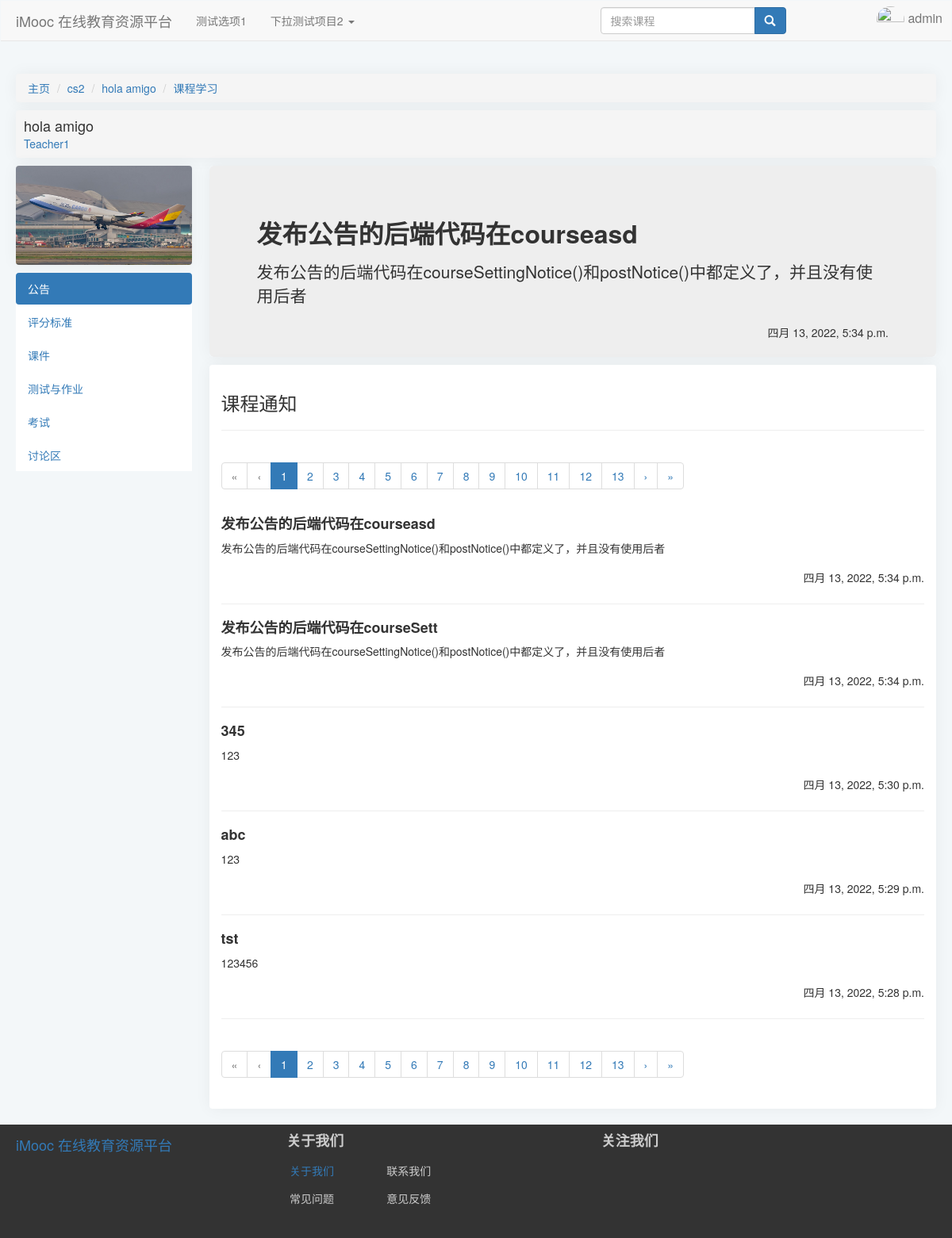
/course/3/learn/Notice (signed in), run on the app's committed database.
### index/models.py (models this page shows, shortened)
class CourseCategory(models.Model):
    CategoryID = models.AutoField(primary_key=True, verbose_name="分类编号")
    CategoryName = models.CharField(verbose_name="分类名", max_length=64)
    Is_Root = models.BooleanField(verbose_name="根分类", default=True, editable=False)
    DisplayOrder = models.PositiveIntegerField(verbose_name="显示顺序", default=1)
    ParentID = models.ForeignKey(
        "self",
        on_delete=models.CASCADE,
        limit_choices_to={"Is_Root": 1},
        null=True,
        blank=True,
    )
    def __str__(self) -> str:
        return self.CategoryName
    class Meta:
        ordering = ["-CategoryID"]
        verbose_name = "课程分类"
        verbose_name_plural = "课程分类"

class Course(models.Model):
    status = (
        ("1", "未开课"),
        ("2", "已开课"),
        ("3", "已结课"),
    )
    Course_Name = models.CharField(verbose_name="课程名称", max_length=64)
    Course_Teacher = models.ForeignKey(
        "Users",
        on_delete=models.CASCADE,
        limit_choices_to={"access": "teacher"},
        null=True,
        blank=True,
        related_name="teacher",
    )
    Course_Info = models.TextField(verbose_name="课程说明", default="暂未设置")
    Course_Goal = models.TextField(verbose_name="课程目标", default="暂未设置")
    Grade_Requirements = models.TextField(verbose_name="成绩要求", default="暂未设置")
    Reference = models.TextField(verbose_name="参考资料", default="暂未设置")
    QA = models.TextField(verbose_name="常见问题", null=True, blank=True, default="暂未设置")
    Course_Img = models.ImageField(
        verbose_name="课程图片",
        null=True,
        upload_to="Course_Img",
        blank=True,
        default="material/defaultCourseImage.jpg",
    )
    Stu_Count = models.PositiveIntegerField(verbose_name="选课人数", default=0)
    Course_Chapter = models.TextField(
        verbose_name="课程章节",
        null=True,
        blank=True,
        default='[{"title":"New Node","key":"1"}]',
    )
    Course_Category = models.ForeignKey(
        "CourseCategory",
        verbose_name="课程分类",
        on_delete=models.CASCADE,
        limit_choices_to={"Is_Root": 0},
        null=True,
        blank=True,
    )
    View_Count = models.PositiveIntegerField(verbose_name="访问人数", default=0)
    Status = models.CharField(
        verbose_name="课程状态", max_length=16, choices=status, default="1"
    )
    Starting_Time = models.DateTimeField(verbose_name="开课时间", auto_now_add=True)
    Ending_Time = models.DateTimeField(verbose_name="结课时间", null=True, blank=True)
    class Meta:
        ordering = ["-Starting_Time"]
        verbose_name = "课程"
        verbose_name_plural = "课程"

class Users(models.Model):
    gender = (
        ("male", "男"),
        ("female", "女"),
        ("default", "保密"),
    )
    access = (
        ("banned", "封禁用户"),
        ("guest", "访客"),
        ("student", "学生"),
        ("teacher", "教师"),
    )
    profile_picture = models.ImageField(
        verbose_name="头像",
        null=True,
        upload_to="avatar",
        blank=True,
        default="avatar/default-profile-picture.jpg",
    )
    name = models.CharField(
        verbose_name="*用户名", max_length=128, unique=True, null=False
    )  # 昵称
    real_name = models.CharField(
        verbose_name="真实姓名", max_length=64, null=True, blank=True
    )  # 真实姓名
    password = models.CharField(
        verbose_name="*密码", max_length=256, editable=False
    )  # 密码
    email = models.EmailField(verbose_name="*电子邮箱", unique=True)  # 邮箱
    phone_number = models.CharField(
        verbose_name="手机号码", max_length=32, unique=True, null=True, blank=True
    )  # 手机号码
    access = models.CharField(
        verbose_name="*权限等级", max_length=16, choices=access, default="guest"
    )  # 权限级别
    selected_courses = models.ManyToManyField(
        "Course", related_name="students", null=True, blank=True
    )  # 已选课程
    sex = models.CharField(
        verbose_name="*性别", max_length=32, choices=gender, default="default"
    )  # 性别
    create_time = models.DateTimeField(verbose_name="账号创建时间", auto_now_add=True)  # 创建时间
    is_deleted = models.BooleanField(
        verbose_name="删除标记", default=False, editable=False
    )  # 删除标记
    def __str__(self) -> str:
        return self.name
    class Meta:
        ordering = ["-create_time"]
        verbose_name = "用户"
        verbose_name_plural = "用户"

class CourseNotice(models.Model):
    sourceCourse = ForeignKey(
        "Course",
        verbose_name="源课程",
        on_delete=CASCADE,
        null=True,
        blank=True,
        related_name="sourceCourse",
    )
    Title = CharField(verbose_name="公告标题", default="新公告标题", max_length=20)
    Message = TextField(verbose_name="课程公告", default="新公告内容")
    createTime = DateTimeField(verbose_name="发布时间", auto_now_add=True)
    class Meta:
        ordering = ["-createTime"]
        verbose_name = "课程公告"
        verbose_name_plural = "课程公告"

### index/views.py (the view)
def courseLearnNotice(request, courseid):
    courseDetail, _, _ = VF.Get_Course(courseid)
    course = models.Course.objects.get(id=courseid)
    historyNotices = models.CourseNotice.objects.filter(sourceCourse=course)
    if len(historyNotices) == 0:
        newestNotice = models.CourseNotice.objects.get(sourceCourse=None)
    else:
        newestNotice = historyNotices.order_by("-createTime")[:1][0]
    paginator = Paginator(historyNotices, 5)  # 分页功能
    if request.method == "GET":
        page = request.GET.get("page")
        try:
            Notices = paginator.page(page)
        except PageNotAnInteger:
            Notices = paginator.page(1)
        except EmptyPage:
            Notices = paginator.page(paginator.num_pages)
    return render(request, "index/courseLearn/courseLearnNotice.html", locals())

### index/templates/index/courseLearn/courseLearnNotice.html (shortened to what this page needs)
{% extends 'index/courseLearn/courseLearnBase.html' %}
{% load static %}
{% load martortags %}
    {% block extrastatic %}
    {{ block.super }}
    <link rel="stylesheet" href="{% static 'index/css/courseLearnNotice.css' %}">
    {% endblock extrastatic %}
    {% block learnContent %}
    <div class="newestNotice">
        <div class="jumbotron">
            <div class="noticeHeader">
                <h1> {{newestNotice.Title}} </h1>
            </div>
            <div class="noticeContent">
                {{newestNotice.Message | safe_markdown |linebreaks}}
            </div>
            <div class="noticePostTime">
                <h5> {{newestNotice.createTime}} </h5>
            </div>
        </div>
    </div>
    <div class="historyNotices">
        <h3>课程通知</h3>
        <hr>
        <div class="pages">
            <nav aria-label="Page navigation">
                <ul class="pagination">
                    {% if Notices.has_previous %}
                    <li><a href="?page=1" aria-label="First"><span aria-hidden="true">&laquo;</span></a></li>
                    <li><a href="?page={{Notices.previous_page_number}}" aria-label="Previous"><span
                                aria-hidden="true">&lsaquo;</span></a></li>
                    {% else %}
                    <li class="disabled"><span aria-hidden="true">&laquo;</span></li>
                    <li class="disabled"><span aria-hidden="true">&lsaquo;</span></li>
                    {% endif %}
                    {% for page in Notices.paginator.page_range %}
                    {% if Notices.number == page %}
                    <li class="active"><a href="?page={{page}}">{{page}}</a></li>
                    {% else %}
                    <li><a href="?page={{page}}">{{page}}</a></li>
                    {% endif %}
                    {% endfor %}
                    {% if Notices.has_next %}
                    <li><a href="?page={{Notices.next_page_number}}" aria-label="Next"><span
                                aria-hidden="true">&rsaquo;</span></a></li>
                    <li><a href="?page={{Notices.paginator.num_pages}}" aria-label="Last"><span
                                aria-hidden="true">&raquo;</span></a></li>
                    {% else %}
                    <li class="disabled"><span aria-hidden="true">&rsaquo;</span></li>
                    <li class="disabled"><span aria-hidden="true">&raquo;</span></li>
                    {% endif %}
                </ul>
            </nav>
        </div>
        {% for Notice in Notices %}
        <div class="HnoticeBody">
            <div class="HnoticeTitle">
                <h4>{{Notice.Title }}</h4>
            </div>
            <div class="HnoticeContent">
                {{Notice.Message | safe_markdown |linebreaks}}
            </div>
            <br />
            <div class="HnoticePostTime">
                <h5>{{Notice.createTime}}</h5>
            </div>
            <br />
            <hr />
        </div>
        {% endfor %}
        <div class="pages">
            <nav aria-label="Page navigation">
                <ul class="pagination">
                    {% if Notices.has_previous %}
                    <li><a href="?page=1" aria-label="First"><span aria-hidden="true">&laquo;</span></a></li>
                    <li><a href="?page={{Notices.previous_page_number}}" aria-label="Previous"><span
                                aria-hidden="true">&lsaquo;</span></a></li>
                    {% else %}
                    <li class="disabled"><span aria-hidden="true">&laquo;</span></li>
                    <li class="disabled"><span aria-hidden="true">&lsaquo;</span></li>
                    {% endif %}
                    {% for page in Notices.paginator.page_range %}
                    {% if Notices.number == page %}
                    <li class="active"><a href="?page={{page}}">{{page}}</a></li>
                    {% else %}
                    <li><a href="?page={{page}}">{{page}}</a></li>
                    {% endif %}
                    {% endfor %}
                    {% if Notices.has_next %}
                    <li><a href="?page={{Notices.next_page_number}}" aria-label="Next"><span
                                aria-hidden="true">&rsaquo;</span></a></li>
                    <li><a href="?page={{Notices.paginator.num_pages}}" aria-label="Last"><span
                                aria-hidden="true">&raquo;</span></a></li>
                    {% else %}
                    <li class="disabled"><span aria-hidden="true">&rsaquo;</span></li>
                    <li class="disabled"><span aria-hidden="true">&raquo;</span></li>
                    {% endif %}
                </ul>
            </nav>
        </div>
    </div>
    {% endblock learnContent %}

### index/templates/index/courseLearn/courseLearnBase.html (shortened to what this page needs)
{% extends 'index/index.html' %}
{% load static %}
    {% block extrastatic %}
    <link rel="stylesheet" href="{% static 'index/css/courseLearnBase.css' %}">
    {% endblock extrastatic %}
    {% block content %}
    <ul class="breadcrumb">
        <li><a class="Index" href="/index/">主页</a></li>
        <li><a class="Category" href="{% url 'index:category' courseDetail.Course_Category.ParentID.CategoryID %}"
                id="{{courseDetail.Course_Category.CategoryID}}">{{courseDetail.Course_Category}}</a></li>
        <li><a class="Course" href="{% url 'index:courseInfo' courseid %}">{{courseDetail.Course_Name}}
            </a>
        </li>
        <li class="active"><a href="{% url 'index:Learn' courseid %}">课程学习
            </a>
        </li>
    </ul>
    <div class="header">
        <div class="courseInfo">
            <div class="courseName">
                <a href="{% url 'index:courseInfo' courseid %}">
                    <h4>{{courseDetail.Course_Name}}</h4>
                </a>
            </div>
            <div class="teachers">
                <a href="#">
                    <h5>{{courseDetail.Course_Teacher}}</h5>
                </a>
            </div>
        </div>
    </div>
    <div class="body">
        <div class="navSideBar">
            <div class="courseImage">
                <img src="{{courseDetail.Course_Img}}" alt="课程图片">
            </div>
            <ul class="nav nav-pills nav-stacked">
                <li name="Notices"><a href="{% url 'index:Notice' courseid %}">公告</a></li>
                <li name="Grading"><a href="{% url 'index:Grading' courseid %}">评分标准</a></li>
                <li name="Content"><a href="{% url 'index:Content' courseid %}">课件</a></li>
                <li name="Exercise"><a href="{% url 'index:Exercise' courseid %}">测试与作业</a></li>
                <li name="Examination"><a href="{% url 'index:Examination' courseid %}">考试</a></li>
                <li><a href="#">讨论区</a></li>
            </ul>
        </div>
        <div class="mainContainer">
            {% block learnContent %}
            {% endblock learnContent %}
        </div>
    </div>
    {% endblock content %}

### index/static/index/css/index.css (style rules this page uses)
body { background-color: #f3f7f9; }

### index/static/index/css/courseLearnBase.css (style rules this page uses)
.breadcrumb { margin:0px; box-shadow: 0 0 20px 0 rgb(12 1 4 / 5%); border-radius: 4px; }
.navSideBar { display:block; float:left; width:20%; }
.navSideBar img { overflow: hidden;width: 222px; box-shadow: 0 0 20px 0 rgb(12 1 4 / 5%); border-radius: 4px; margin-bottom:10px; }
.header { background-color:#f5f5f5; box-shadow: 0 0 20px 0 rgb(12 1 4 / 5%); border-radius: 4px; padding:5px; margin:10px 0; }
.header h4 { color:#000000cc; margin:5px; }
.header h5 { margin:5px; }
.teachers { width: fit-content; }
.courseInfo { width: fit-content; }
.mainContainer { display:block; width:79%; float:right; }
ul.nav.nav-pills.nav-stacked { background: white;margin: 0 10px 0 0; }

### index/static/index/css/courseLearnNotice.css (style rules this page uses)
.jumbotron { margin-bottom:10px; }
.newestNotice { box-shadow: 0 0 20px 0 rgb(12 1 4 / 5%); border-radius: 4px; }
.noticePostTime { display: block; float: right; }
.noticeHeader h1 { font-size:xx-large; font-weight:bold; }
.historyNotices h4 { font-weight: bold; }
.HnoticeContent p { margin-bottom:0px; }
.HnoticePostTime h5 { margin:0px; float:right; }
.historyNotices { background-color:white; padding:15px; box-shadow: 0 0 20px 0 rgb(12 1 4 / 5%); border-radius: 4px; }

### data on the page
CourseCategory: Course_Category "cs2"
Course: Course_Name "hola amigo"
Users: Course_Teacher "Teacher1"
CourseNotice: Title "发布公告的后端代码在courseasd", Message "发布公告的后端代码在courseSettingNotice()和postNotice()中都定义了，并且没有使用后者", createTime "四月 13, 2022, 5:34 p.m."
CourseNotice: Title "发布公告的后端代码在courseSett", Message "发布公告的后端代码在courseSettingNotice()和postNotice()中都定义了，并且没有使用后者", createTime "四月 13, 2022, 5:34 p.m."
CourseNotice: Title "345", Message "123", createTime "四月 13, 2022, 5:30 p.m."
CourseNotice: Title "abc", Message "123", createTime "四月 13, 2022, 5:29 p.m."
CourseNotice: Title "tst", Message "123456", createTime "四月 13, 2022, 5:28 p.m."

### other printed values
{{ request.session.user_name }} "admin"
{{ page }} "1"
{{ page }} "2" "3" "4" "5" "6" "7" "8" "9" "10" "11" "12" "13"
